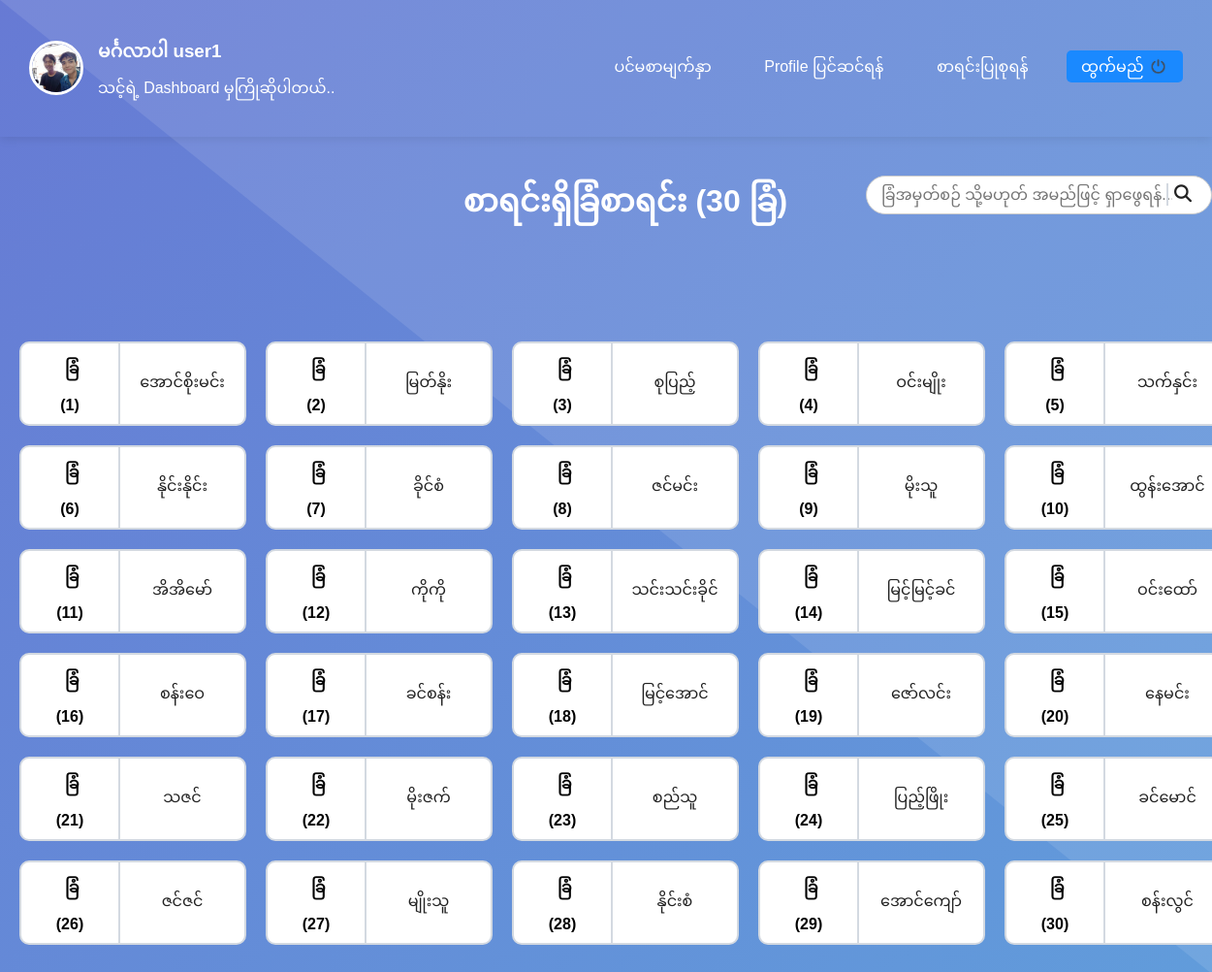
The app's page /dashboard.php (signed in) with its own data.
### tables this page shows
CREATE TABLE `users` (
  `id` int(11) NOT NULL,
  `username` varchar(50) NOT NULL,
  `password` varchar(255) DEFAULT NULL,
  `role` enum('admin','user') NOT NULL,
  `created_at` timestamp NOT NULL DEFAULT current_timestamp(),
  `is_active` tinyint(1) DEFAULT 1,
  `last_activity` timestamp NOT NULL DEFAULT current_timestamp() ON UPDATE current_timestamp(),
  `profile_pic` varchar(255) DEFAULT 'default_avatar.jpg'
);

CREATE TABLE `farms` (
  `id` int(11) NOT NULL,
  `farm_no` int(11) NOT NULL,
  `farm_username` varchar(100) NOT NULL,
  `created_at` timestamp NOT NULL DEFAULT current_timestamp()
);

### database.php (called while the page is built, shortened)
<?php
class Database {
    private $host = 'localhost';
    private $db_name = 'poultry';
    private $username = 'root';
    private $password = '';
    public function getConnection() {
        $this->conn = null;
        try {
            $this->conn = new PDO(
                "mysql:host=" . $this->host . ";dbname=" . $this->db_name,
                $this->username,
                $this->password
            );
            $this->conn->setAttribute(PDO::ATTR_ERRMODE, PDO::ERRMODE_EXCEPTION);
            $this->conn->setAttribute(PDO::ATTR_DEFAULT_FETCH_MODE, PDO::FETCH_ASSOC);
            $this->conn->exec("set names utf8");
        } catch(PDOException $exception) {
            error_log("Connection error: " . $exception->getMessage());
            throw $exception;
        }
        return $this->conn;
    }
}
$database = new Database();
$pdo = $database->getConnection();
function executeQuery($sql, $params = []) {
    global $pdo;
    try {
        $stmt = $pdo->prepare($sql);
        $stmt->execute($params);
        return $stmt;
    } catch(PDOException $e) {
        error_log("Query error: " . $e->getMessage() . " - SQL: " . $sql);
        throw $e;
    }
}
function fetchOne($sql, $params = []) {
    $stmt = executeQuery($sql, $params);
    return $stmt->fetch();
}
function fetchAll($sql, $params = []) {
    $stmt = executeQuery($sql, $params);
    return $stmt->fetchAll();
}
?>

### dashboard.php (the view, shortened to what this page needs)
<?php
require_once 'database.php';
$farms = fetchAll("SELECT * FROM farms ORDER BY farm_no ASC");
$user = fetchOne("SELECT * FROM users WHERE id = ?", [$_SESSION['user_id']]);
?>
<!DOCTYPE html>
<html lang="my">
<head>
  <link rel="stylesheet" href="./assets/css/dashboard.css">
</head>
<body>
<?php include('navbar.php'); ?>
  <div class="container">
    <div class="search-bar">
      <input type="text" id="farmSearch" placeholder="ခြံအမှတ်စဉ် သို့မဟုတ် အမည်ဖြင့် ရှာဖွေရန်...">
      <button onclick="searchFarms()"><i class="fa fa-search"></i></button>
    </div>
    <h1 class="dtitle">စာရင်းရှိခြံစာရင်း (<?php echo count($farms); ?> ခြံ)</h1>
    <div class="grid" id="farmGrid">
      <?php foreach ($farms as $farm): ?>
        <div class="card" onclick="selectFarm(<?php echo $farm['id']; ?>)">
          <div class="leftbox">
            <span class="left">ခြံ</span>
            <span class="bottom">(<?php echo $farm['farm_no']; ?>)</span>
          </div>
          <span class="text"><?php echo htmlspecialchars($farm['farm_username']); ?></span>
        </div>
      <?php endforeach; ?>
    </div>
  </div>
</body>
</html>

### navbar.php (shortened to what this page needs)
<nav class="navbar">
        <div class="user-info">
            <img src="./assets/profile_pics/<?php echo $user['profile_pic']; ?>"
                 alt="Profile" class="profile-pic"
                 onerror="this.src='./assets/profile_pics/default_avatar.jpg'">
            <div class="user-details">
            <h3>မင်္ဂလာပါ <?php echo htmlspecialchars($user['username']); ?></h3>
            <p>သင့်ရဲ့ Dashboard မှကြိုဆိုပါတယ်..</p>
               </div>
        </div>
        <div class="nav-links">
            <a href="dashboard.php">ပင်မစာမျက်နှာ</a>
            <a href="profile.php">Profile ပြင်ဆင်ရန်</a>
            <a href="dashboard2.php">စာရင်းပြုစုရန်</a>
            <a class="logout" href="logout.php">ထွက်မည် <img class="logoutimg" src="./assets/images/logout.png" alt=""> </a>
        </div>
    </nav>

### assets/css/dashboard.css (style rules this page uses)
body { font-family: "Myanmar3", sans-serif; background:var(--main-color); margin: 0; padding: 0; }
:root { --main-color:linear-gradient(135deg, #677ad4, #619cdb); --blue--color:#007bff; --border--color:#d3d9e1; --warn-color:#ff3b30; --white-color:#ffff; --text-color:#222; --dark-blue:#193CB8; --green-color:#28a745; }
.container { max-width: 1500px; width: 100%; margin: 30px auto; padding: 0 20px; }
.container::before { content: ''; position: absolute; top: 0; left: 0; right: 0; bottom: 0; background-size: cover; pointer-events: none; }
.search-bar { display: flex; justify-content: flex-end; align-items: center; margin-bottom: 30px; position: relative; z-index: 100; padding: 10px 20px; }
.search-bar input { width: 300px; padding: 10px 40px 10px 15px; border-radius: 25px; border: 1px solid #ccc; outline: none; font-size: 16px; }
.search-bar button { position: absolute; right: 35px; background: none; border: none; color: var(--text-color); font-size: 18px; cursor: pointer; border-left: 2px solid var(--border--color); }
.dtitle { position: relative; display: flex; color: var(--white-color); justify-content: center; top: -85px; }
.grid { display: grid; grid-template-columns: repeat(5, minmax(180px, 1fr)); gap: 20px; }
.card { position: relative; border: 2px solid var(--border--color); border-radius: 10px; display: flex; justify-content: space-between; align-items: center; background: #fff; transition: all 0.3s ease; cursor: pointer; }
.leftbox { width: 80px; display: flex; flex-direction: column; gap: 10px; padding: 10px; align-items: center; border-right: 2px solid var(--border--color); }
.left { font-weight: bold; width: 10px; }
.bottom { position: relative; font-weight: bold; }
.text { flex: 1; text-align: center; font-size: 16px; color: var(--text-color); }
.navbar { color: var(--white-color); padding: 15px 30px; display: flex; justify-content: space-between; align-items: center; box-shadow: 0 2px 10px rgba(0,0,0,0.1); }
.user-info { display: flex; align-items: center; gap: 15px; }
.profile-pic { width: 50px; height: 50px; border-radius: 50%; border: 3px solid var(--white-color); object-fit: cover; }
.user-details h3 { margin-bottom: 5px; }
.user-details p { margin-top: -5px; }
.nav-links a { width: 100px; color: var(--white-color); text-decoration: none; margin-left: 20px; padding: 8px 15px; border-radius: 5px; transition: background 0.3s; }
.logout { display: inline; position: relative; width: 210px; background-color: var(--blue--color); align-items: center; }
.logoutimg { position: relative; width: 21px; height: 21px; top: 5px; }

### records on screen
users: profile_pic (picture), username "user1"
farms: farm_no "1", farm_username "အောင်စိုးမင်း"
farms: farm_no "2", farm_username "မြတ်နိုး"
farms: farm_no "3", farm_username "စုပြည့်"
farms: farm_no "4", farm_username "ဝင်းမျိုး"
farms: farm_no "5", farm_username "သက်နှင်း"
farms: farm_no "6", farm_username "နိုင်းနိုင်း"
farms: farm_no "7", farm_username "ခိုင်စံ"
farms: farm_no "8", farm_username "ဇင်မင်း"
farms: farm_no "9", farm_username "မိုးသူ"
farms: farm_no "10", farm_username "ထွန်းအောင်"
farms: farm_no "11", farm_username "အိအိမော်"
farms: farm_no "12", farm_username "ကိုကို"
farms: farm_no "13", farm_username "သင်းသင်းခိုင်"
farms: farm_no "14", farm_username "မြင့်မြင့်ခင်"
farms: farm_no "15", farm_username "ဝင်းထော်"
farms: farm_no "16", farm_username "စန်းဝေ"
farms: farm_no "17", farm_username "ခင်စန်း"
farms: farm_no "18", farm_username "မြင့်အောင်"
farms: farm_no "19", farm_username "ဇော်လင်း"
farms: farm_no "20", farm_username "နေမင်း"
farms: farm_no "21", farm_username "သဇင်"
farms: farm_no "22", farm_username "မိုးဇက်"
farms: farm_no "23", farm_username "စည်သူ"
farms: farm_no "24", farm_username "ပြည့်ဖြိုး"
farms: farm_no "25", farm_username "ခင်မောင်"
farms: farm_no "26", farm_username "ဇင်ဇင်"
farms: farm_no "27", farm_username "မျိုးသူ"
farms: farm_no "28", farm_username "နိုင်းစံ"
farms: farm_no "29", farm_username "အောင်ကျော်"
farms: farm_no "30", farm_username "စန်းလွင်"

### other values on screen
count($farms) "30"
